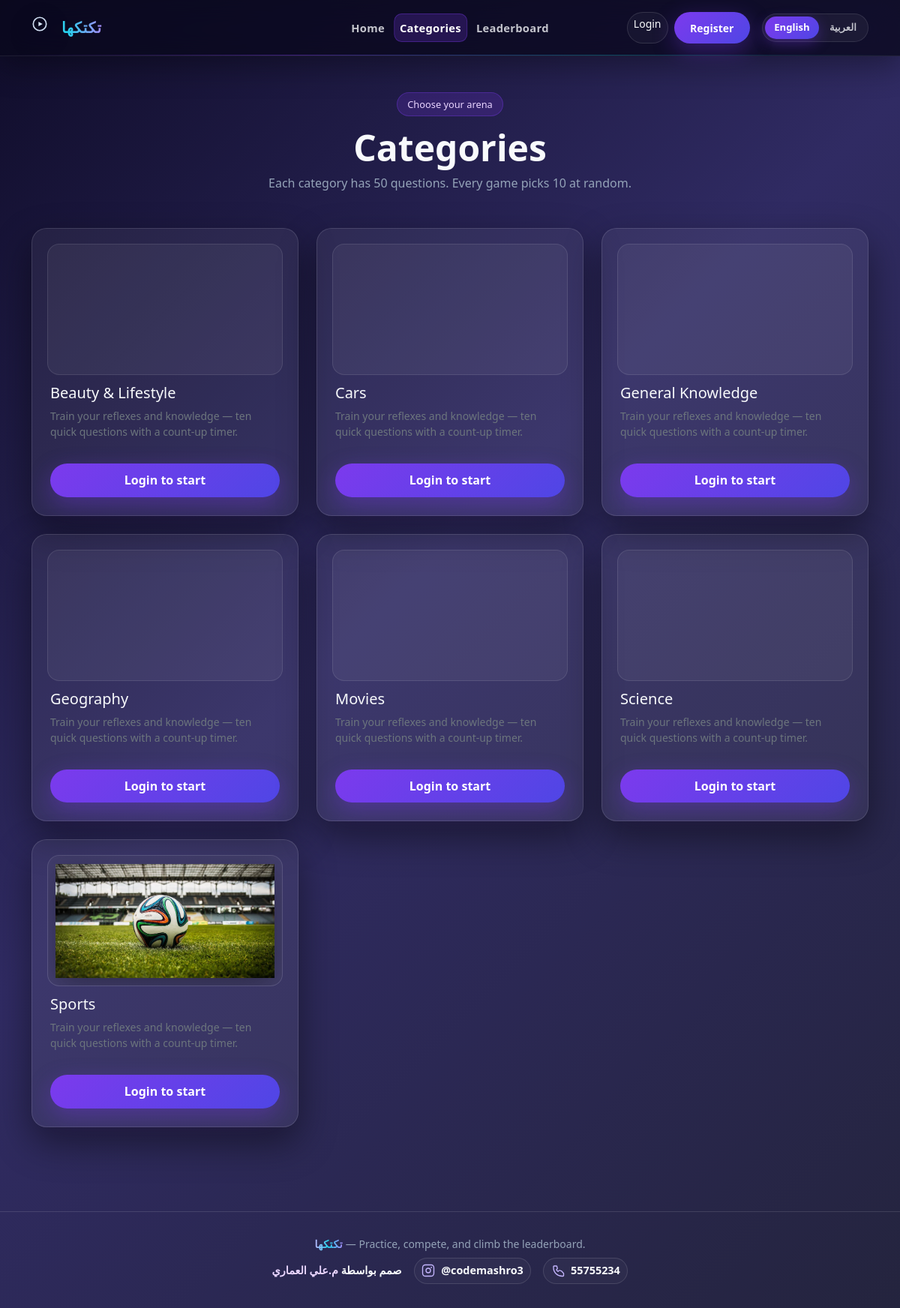
Page /categories/ on the committed database.
### quiz/models.py (models this page shows, shortened)
class Category(models.Model):
    name = models.CharField(max_length=120)
    name_ar = models.CharField(max_length=120, blank=True, default="")
    slug = models.SlugField(max_length=140, unique=True, blank=True)
    class Meta:
        ordering = ["name"]
        verbose_name_plural = "Categories"
    def display_name(self):
        from django.utils import translation
        if translation.get_language().startswith("ar") and self.name_ar:
            return self.name_ar
        return self.name
    def category_image_relpath(self) -> str:
        base = f"img/categories/{self.slug}"
        for ext in _CATEGORY_THUMB_EXTS:
            rel = f"{base}{ext}"
            if finders.find(rel):
                return rel
        return f"{base}.svg"

### quiz/views.py (the view)
# urls.py: path("categories/", views.categories_list, name="categories"),
def categories_list(request):
    return render(
        request,
        "quiz/categories.html",
        {"categories": Category.objects.exclude(slug=TMASIHA_SLUG)},
    )

### quiz/templates/quiz/categories.html (shortened to what this page needs)
{% extends "quiz/base.html" %}
{% load i18n static %}
{% block content %}
<section class="py-5">
  <div class="container">
    <div class="text-center mb-5 fade-in-up">
      <span class="pill mb-3">{% trans "Choose your arena" %}</span>
      <h1 class="hero-title">{% trans "Categories" %}</h1>
      <p class="hero-sub mx-auto">{% trans "Each category has 50 questions. Every game picks 10 at random." %}</p>
    </div>
    <div class="row g-4">
      {% for cat in categories %}
        <div class="col-md-6 col-xl-4 fade-in-up">
          <div class="arena-card arena-card-hover p-4 h-100 d-flex flex-column">
            <div class="category-thumb-wrap" aria-hidden="true">
              <img
                class="category-funny-thumb"
                src="{% static cat.category_image_relpath %}"
                alt=""
                width="200"
                height="200"
                loading="lazy"
                decoding="async"
              />
            </div>
            <h2 class="h5">{{ cat.display_name }}</h2>
            <p class="text-secondary small flex-grow-1">{% trans "Train your reflexes and knowledge — ten quick questions with a count-up timer." %}</p>
            {% url 'start_quiz' cat.slug as start_url %}
            {% if user.is_authenticated %}
              <a href="{{ start_url }}" class="btn btn-arena-primary mt-3">{% trans "Start quiz" %}</a>
            {% else %}
              <a href="{% url 'login' %}?next={{ start_url|urlencode }}" class="btn btn-arena-primary mt-3">{% trans "Login to start" %}</a>
            {% endif %}
          </div>
        </div>
      {% empty %}
        <p>{% trans "No categories yet. Seed the database from the project README." %}</p>
      {% endfor %}
    </div>
  </div>
</section>
{% endblock %}

### static/css/arena.css (style rules this page uses)
:root { --arena-bg-start: #0f0c29; --arena-bg-mid: #302b63; --arena-bg-end: #24243e; --arena-accent: #7c3aed; --arena-accent-2: #06b6d4; --arena-glass: rgba(255, 255, 255, 0.06); --arena-border: rgba(255, 255, 255, 0.12); --arena-text: #f8fafc; --arena-muted: #94a3b8; --arena-success: #22c55e; --arena-danger: #ef4444; --arena-radius: 1.25rem; --arena-shadow: 0 20px 50px rgba(0, 0, 0, 0.45); }
html { scroll-behavior: smooth; }
body.arena-body { min-height: 100vh; color: var(--arena-text); background: linear-gradient( 135deg, var(--arena-bg-start) 0%, var(--arena-bg-mid) 45%, var(--arena-bg-end) 100% ); background-attachment: fixed; }
.arena-card { background: var(--arena-glass); border: 1px solid var(--arena-border); border-radius: var(--arena-radius); box-shadow: var(--arena-shadow); backdrop-filter: blur(16px); }
.arena-card-hover { transition: transform 0.35s ease, box-shadow 0.35s ease, border-color 0.35s ease; }
.btn-arena-primary { background: linear-gradient(135deg, #7c3aed, #4f46e5); border: none; color: #fff; font-weight: 600; padding: 0.65rem 1.35rem; border-radius: 999px; box-shadow: 0 10px 30px rgba(124, 58, 237, 0.35); transition: transform 0.2s ease, box-shadow 0.2s ease; }
.hero-title { font-size: clamp(2rem, 4vw, 3.25rem); font-weight: 800; line-height: 1.1; }
.hero-sub { color: var(--arena-muted); max-width: 36rem; }
.pill { display: inline-flex; align-items: center; gap: 0.35rem; padding: 0.35rem 0.85rem; border-radius: 999px; font-size: 0.8rem; background: rgba(124, 58, 237, 0.2); border: 1px solid rgba(124, 58, 237, 0.35); color: #e9d5ff; }
.fade-in-up { animation: fadeInUp 0.55s ease both; }
.category-thumb-wrap { border-radius: 1rem; background: rgba(255, 255, 255, 0.05); border: 1px solid rgba(255, 255, 255, 0.1); padding: 0.65rem; margin: -0.25rem -0.25rem 0.75rem -0.25rem; overflow: hidden; }
.category-funny-thumb { display: block; width: 100%; height: 9.5rem; object-fit: cover; object-position: center; filter: drop-shadow(0 10px 20px rgba(0, 0, 0, 0.35)); transition: transform 0.35s ease; }

### rows in the picture
Category: slug (picture), display_name "Beauty & Lifestyle"
Category: slug (picture), display_name "Cars"
Category: slug (picture), display_name "General Knowledge"
Category: slug (picture), display_name "Geography"
Category: slug (picture), display_name "Movies"
Category: slug (picture), display_name "Science"
Category: slug (picture), display_name "Sports"
